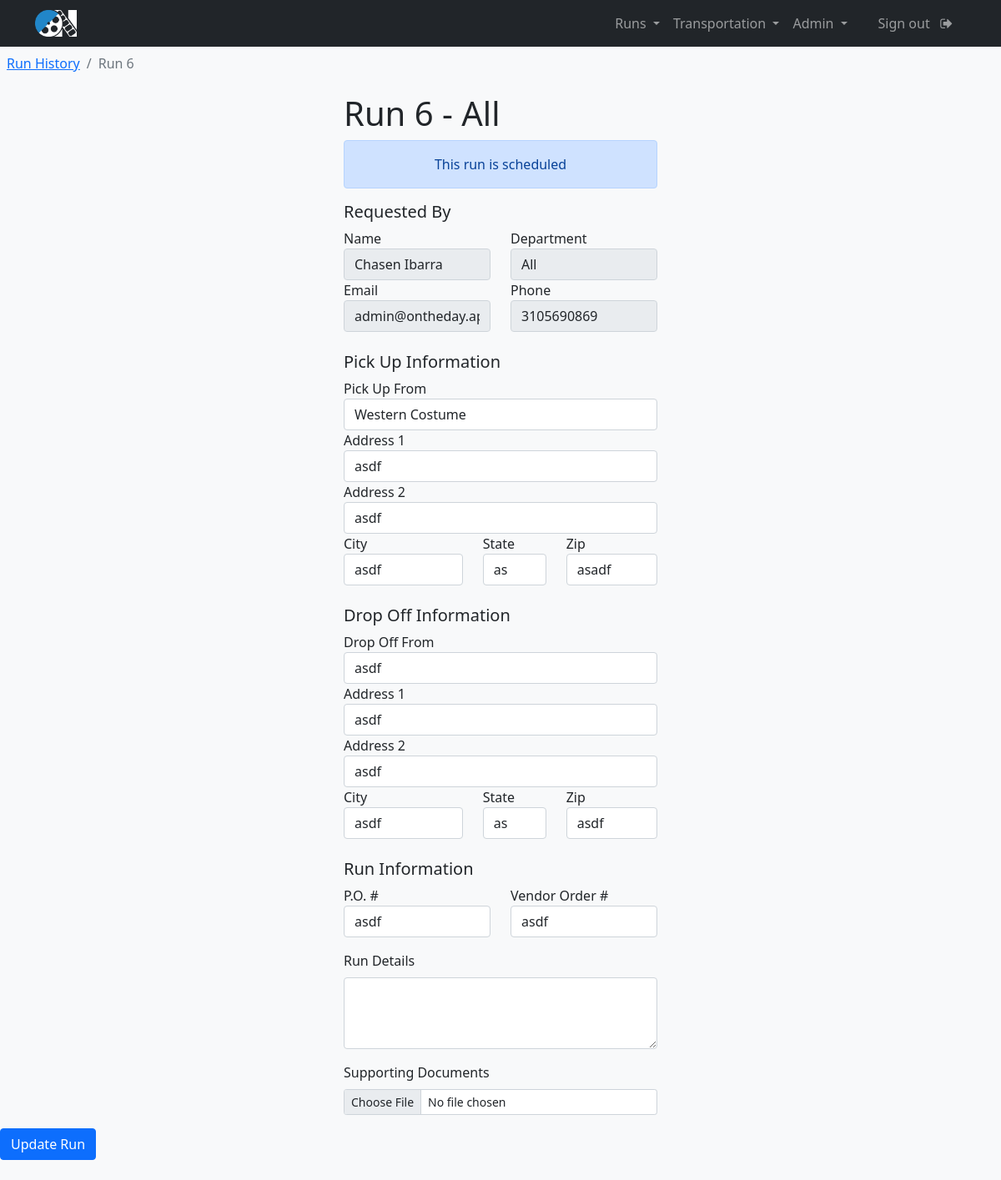
/run/6/ (signed in), run on an earlier commit of the app's database.
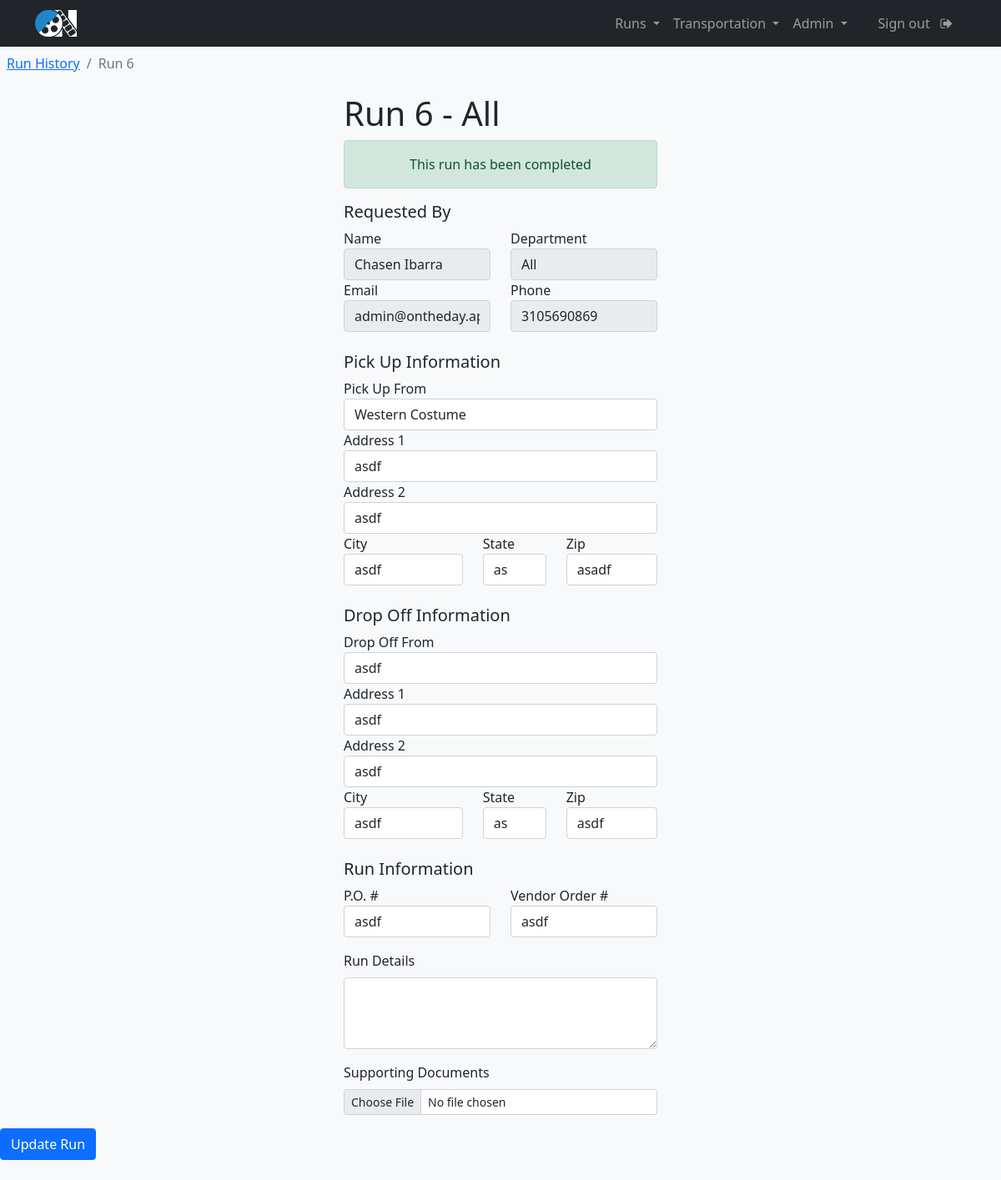
And on a later commit of the database.
### interface/views.py (the view)
# urls.py: path('run/<int:run_request_id>/', views.view_run, name='view_run'),
@login_required(login_url='login')
def view_run(request, run_request_id):
    run_request = get_object_or_404(RunRequest, id=run_request_id)
    return render(request, 'interface/run.html', {'run_request': run_request})

### interface/templates/interface/run.html (shortened to what the changed rows need)
{% extends 'interface/layout.html' %}
{% block content %}
    <form action="" method="post">
        <div class="container shadow-md col-12 col-md-6 col-lg-6 col-xl-4">
            <h1>Run {{ run_request.id }} - {{ run_request.requester_department }}</h1>
            {% if run_request.run_status == "Open" %}
            <div class="alert alert-primary  text-center" role="alert">
                This run is scheduled
            </div>
            {% elif run_request.run_status == "In Progress" %}
            <div class="alert alert-warning  text-center" role="alert">
                This run is currently in progress
            </div>
            {% elif run_request.run_status == "Cancelled" %}
            <div class="alert alert-danger  text-center" role="alert">
                This run has been cancelled
            </div>
            {% elif run_request.run_status == "Completed" %}
            <div class="alert alert-success text-center" role="alert">
                This run has been completed
            </div>
            {% endif %}
            <div class="row" >
                <h5>Requested By</h5>
                <div class="col-6">
                </div>
                <div class="col-6">
                </div>
                <div class="col-6">
                </div>
                <div class="col-6">
                </div>
            </div>
            <br>
            <div class="row">
                <h5>Pick Up Information</h5>
                <div class="col-12">
                </div>
                <div class="col-12">
                </div>
                <div class="col-12">
                </div>
                <div class="col-5">
                </div>
                <div class="col-3">
                </div>
                <div class="col-4">
                </div>
            </div>
            <br>
            <div class="row">
                <h5>Drop Off Information</h5>
                <div class="col-12">
                </div>
                <div class="col-12">
                </div>
                <div class="col-12">
                </div>
                <div class="col-5">
                </div>
                <div class="col-3">
                </div>
                <div class="col-4">
                </div>
            </div>
            <br>
            <div class="row">
                <h5>Run Information</h5>
                <div class="col-6 mb-3">
                </div>
                <div class="col-6 mb-3">
                </div>
                <div class="col-12 mb-3">
                    </div>
            </div>
            <div class="col-12 mb-3">
                <label for="formFileSm" class="form-label">Supporting Documents</label>
                <input class="form-control form-control-sm" id="formFileSm" type="file">
            </div>
        </div>
    </form>
    <br>
{% endblock %}

What changed in the data, as far as the page shows it:
changed RunRequest "All": run_status "Open" → "Completed" (drawn)
Also different on the page:
text no longer shown: "This run is scheduled"
text now shown: "This run has been completed"
